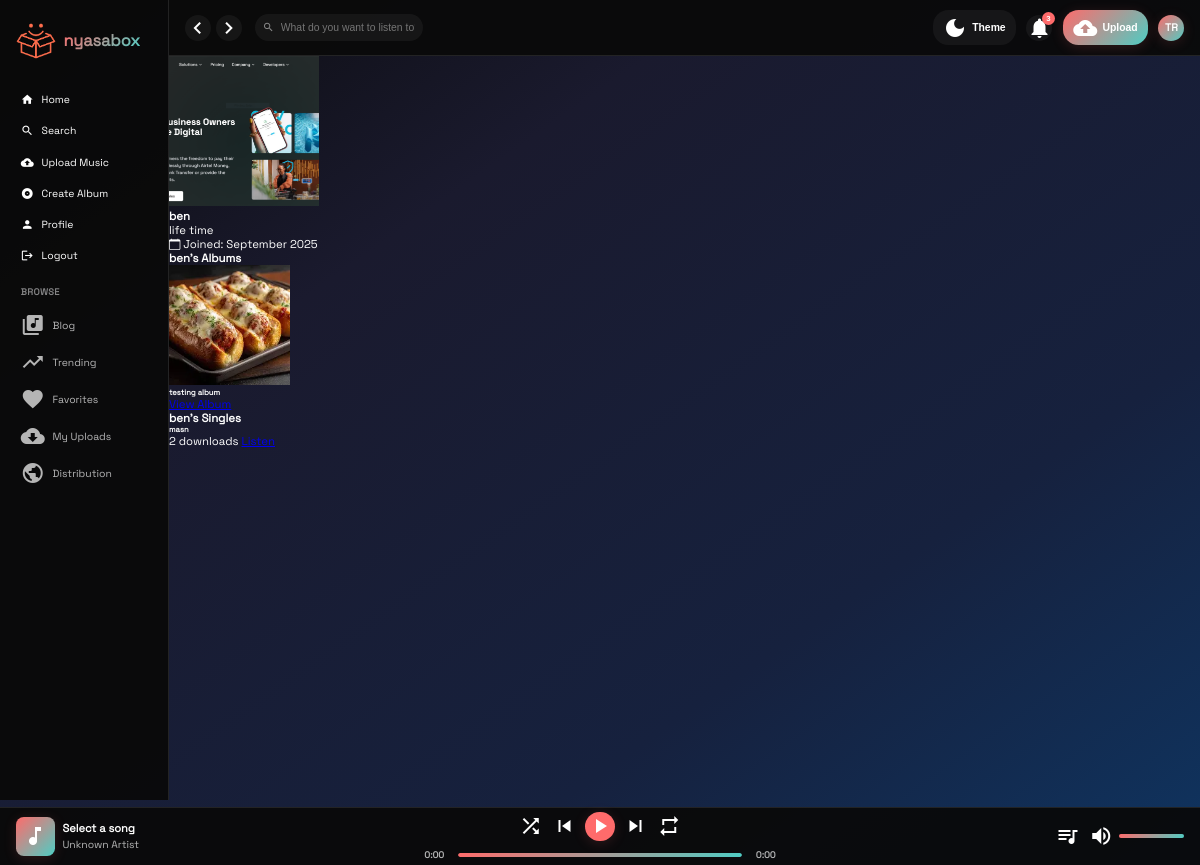
The app's page /user/ben/ (signed in), older data.
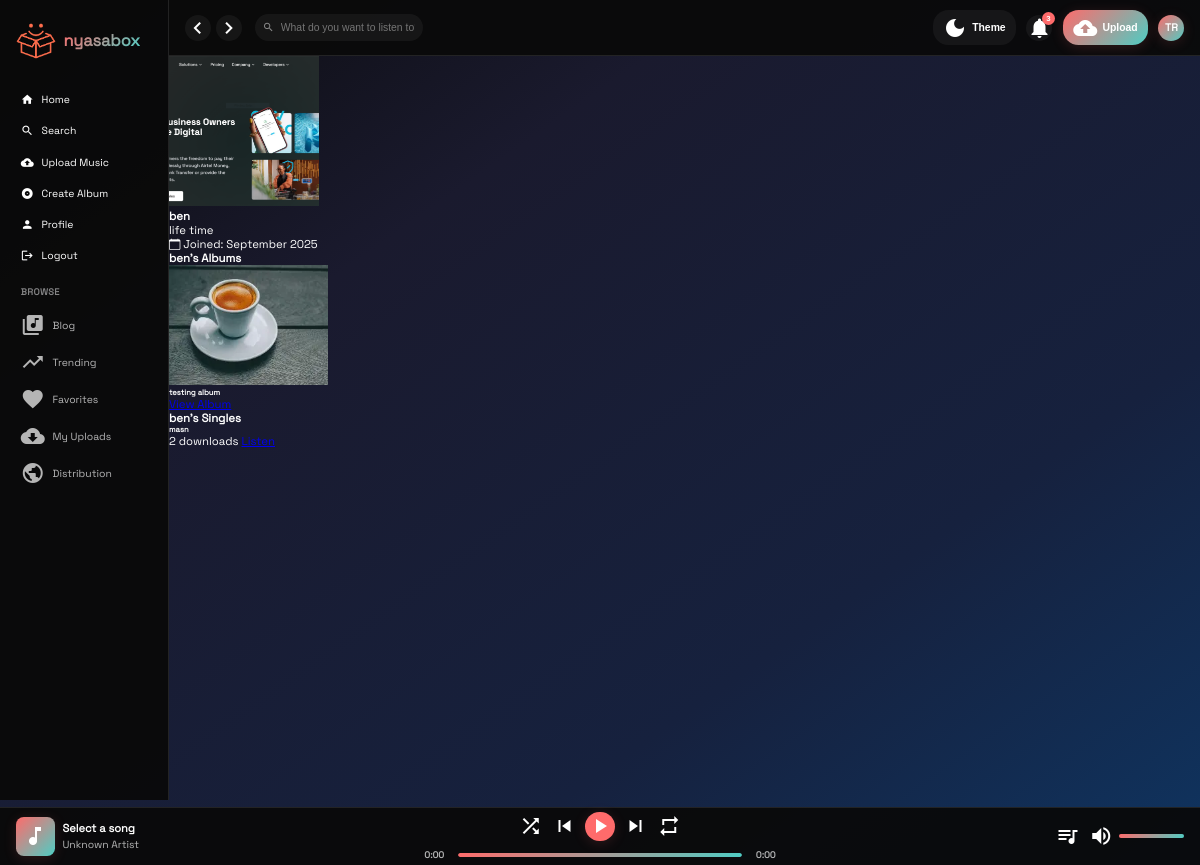
The same page, newer data.
### core/models.py (models this page shows, shortened)
class Album(models.Model):
    title = models.CharField(max_length=200)
    slug = models.SlugField(unique=True)
    artist = models.CharField(max_length=200)  # Changed from ForeignKey to CharField
    genre = models.CharField(max_length=20, choices=GENRE_CHOICES)  # Changed from ForeignKey to CharField
    release_date = models.DateField()
    cover_art = models.ImageField(upload_to='album_covers/')
    description = models.TextField(blank=True)
    uploader = models.ForeignKey(User, on_delete=models.CASCADE)
    created_at = models.DateTimeField(auto_now_add=True)
    updated_at = models.DateTimeField(auto_now=True)
    downloads = models.PositiveIntegerField(default=0)
    def get_absolute_url(self):
        return reverse('album_detail', kwargs={'slug': self.slug})

### core/views.py (the view)
# urls.py: path('user/<str:username>/', views.user_profile_view, name='user_profile'),
@login_required
def user_profile_view(request, username):
    user = get_object_or_404(User, username=username)
    user_albums = Album.objects.filter(uploader=user).order_by('-created_at')[:6]
    user_tracks = Track.objects.filter(uploader=user, album__isnull=True).order_by('-created_at')[:10]
    context = {
        'profile_user': user,
        'user_albums': user_albums,
        'user_tracks': user_tracks,
    }
    return render(request, 'user_profile.html', context)

### core/models.py (called while the page is built)
    def get_absolute_url(self):
        return reverse('track_detail', kwargs={'slug': self.slug})

### core/templates/user_profile.html (shortened to what this page needs)
{% extends 'base.html' %}
{% load static %}
{% block content %}
<div class="row">
    <div class="col-md-4">
        <div class="card">
            <div class="card-body text-center">
                <img src="{{ profile_user.profile.profile_picture.url }}"
                     class="rounded-circle img-fluid mb-3"
                     style="width: 150px; height: 150px; object-fit: cover;"
                     alt="Profile Picture">
                <h4>{{ profile_user.username }}</h4>
                <p class="text-muted">{{ profile_user.profile.bio|default:"No bio yet" }}</p>
                <p><i class="bi bi-calendar"></i> Joined: {{ profile_user.date_joined|date:"F Y" }}</p>
            </div>
        </div>
    </div>
    <div class="col-md-8">
        <div class="card mb-4">
            <div class="card-header">
                <h4>{{ profile_user.username }}'s Albums</h4>
            </div>
            <div class="card-body">
                {% if user_albums %}
                <div class="row">
                    {% for album in user_albums %}
                    <div class="col-md-4 mb-3">
                        <div class="card h-100">
                            <img src="{{ album.cover_art.url }}" class="card-img-top" alt="{{ album.title }}" style="height: 120px; object-fit: cover;">
                            <div class="card-body">
                                <h6 class="card-title">{{ album.title }}</h6>
                                <a href="{{ album.get_absolute_url }}" class="btn btn-sm btn-outline-primary">View Album</a>
                            </div>
                        </div>
                    </div>
                    {% endfor %}
                </div>
                {% else %}
                <p class="text-muted">{{ profile_user.username }} hasn't uploaded any albums yet.</p>
                {% endif %}
            </div>
        </div>
        <div class="card">
            <div class="card-header">
                <h4>{{ profile_user.username }}'s Singles</h4>
            </div>
            <div class="card-body">
                {% if user_tracks %}
                <div class="list-group">
                    {% for track in user_tracks %}
                    <div class="list-group-item">
                        <div class="d-flex justify-content-between align-items-center">
                            <div>
                                <h6 class="mb-0">{{ track.title }}</h6>
                            </div>
                            <div>
                                <span class="badge bg-secondary me-2">{{ track.downloads }} downloads</span>
                                <a href="{{ track.get_absolute_url }}" class="btn btn-sm btn-outline-primary">Listen</a>
                            </div>
                        </div>
                    </div>
                    {% endfor %}
                </div>
                {% else %}
                <p class="text-muted">{{ profile_user.username }} hasn't uploaded any single tracks yet.</p>
                {% endif %}
            </div>
        </div>
    </div>
</div>
{% endblock %}

Row changes from the older to the newer data that the page shows:
changed Album "testing album": cover_art: a different picture
